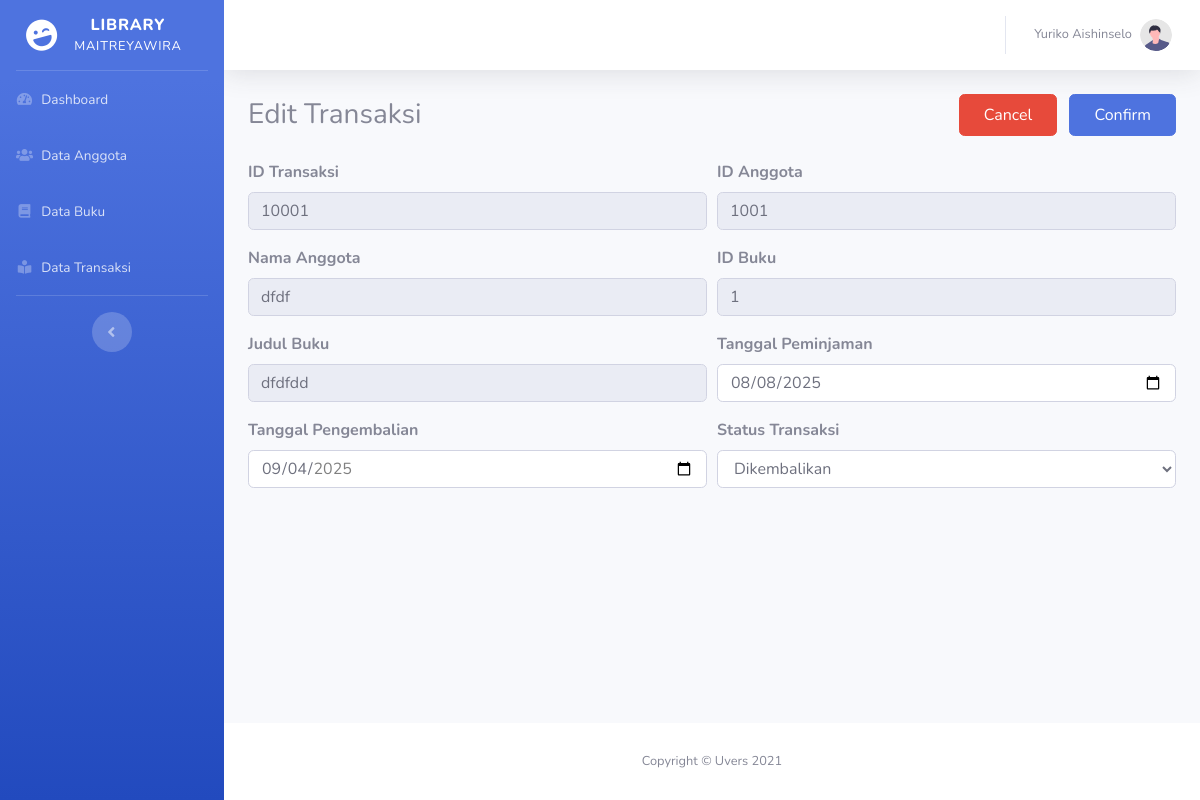
Page /index.php?page=editTransaksi&id=10001 on the committed database.
### tables this page shows
CREATE TABLE `tabel_transaksi` (
  `id_transaksi` int(11) NOT NULL,
  `tanggal_peminjaman` date NOT NULL,
  `id_buku` int(11) NOT NULL,
  `id_anggota` int(11) NOT NULL,
  `status_transaksi` varchar(16) NOT NULL,
  `tanggal_pengembalian` date DEFAULT NULL
);

CREATE TABLE `tabel_anggota` (
  `id_anggota` int(11) NOT NULL,
  `nama_anggota` varchar(64) NOT NULL,
  `kelas` int(10) NOT NULL,
  `tanggal_lahir` date NOT NULL,
  `jenis_kelamin` varchar(16) NOT NULL,
  `NIS` int(11) NOT NULL
);

CREATE TABLE `tabel_buku` (
  `id_buku` int(11) NOT NULL,
  `judul_buku` varchar(64) NOT NULL,
  `penulis_buku` varchar(64) NOT NULL,
  `penerbit_buku` varchar(64) NOT NULL,
  `tahun_terbit` int(11) NOT NULL,
  `nisn` int(11) NOT NULL,
  `stok_buku` int(11) NOT NULL
);

### Pages/Transaksi/editTransaksi.php (the view, shortened to what this page needs)
<?php
include "koneksi.php";
$id = $_GET['id'];
$sql = "SELECT * FROM tabel_transaksi t
        JOIN tabel_anggota a ON t.id_anggota = a.id_anggota
        JOIN tabel_buku b ON t.id_buku = b.id_buku
        WHERE t.id_transaksi='$id'";
$query = mysqli_query($db, $sql);
$data = mysqli_fetch_array($query);
?>
<form method="post" action="index.php?page=editTransaksiLogic" enctype="multipart/form-data">
    <div class="d-flex justify-content-between align-items-center mb-4">
        <h3 class="mb-0">Edit Transaksi</h3>
        <div>
            <a href="index.php?page=daftarTransaksi" class="btn btn-danger px-4 py-2 mr-2">Cancel</a>
            <input type="submit" name="proses" value="Confirm" class="btn btn-primary px-4 py-2">
        </div>
    </div>
    <div class="form-row">
        <div class="col-md-6 mb-3">
            <label><b>ID Transaksi</b></label>
            <input type="text" name="id_transaksi" class="form-control" value="<?= $data['id_transaksi'] ?>" readonly>
        </div>
        <div class="col-md-6 mb-3">
            <label><b>ID Anggota</b></label>
            <input type="number" class="form-control" value="<?= $data['id_anggota'] ?>" name="id_anggota" readonly>
        </div>
    </div>
    <div class="form-row">
        <div class="col-md-6 mb-3">
            <label><b>Nama Anggota</b></label>
            <input type="text" class="form-control" value="<?= $data['nama_anggota'] ?>" name="nama_anggota" readonly>
        </div>
        <div class="col-md-6 mb-3">
            <label><b>ID Buku</b></label>
            <input type="number" class="form-control" value="<?= $data['id_buku'] ?>" name="id_buku" readonly>
        </div>
    </div>
    <div class="form-row">
        <div class="col-md-6 mb-3">
            <label><b>Judul Buku</b></label>
            <input type="text" class="form-control" value="<?= $data['judul_buku'] ?>" name="judul_buku" readonly>
        </div>
        <div class="col-md-6 mb-3">
            <label><b>Tanggal Peminjaman</b></label>
            <input type="date" class="form-control" value="<?= $data['tanggal_peminjaman'] ?>" name="tanggal_peminjaman"
                max="<?= date('Y-m-d') ?>" required>
        </div>
    </div>
    <div class="form-row">
        <div class="col-md-6 mb-3">
            <label><b>Tanggal Pengembalian</b></label>
            <input type="date" class="form-control" id="tanggal_pengembalian" name="tanggal_pengembalian" value="<?= ($data['status_transaksi'] == 'Dikembalikan' && !empty($data['tanggal_pengembalian']))
                ? $data['tanggal_pengembalian']
                : '' ?>" min="<?= $data['tanggal_peminjaman'] ?>" max="<?= date('Y-m-d') ?>"
                <?= ($data['status_transaksi'] != 'Dikembalikan') ? 'disabled' : '' ?>>
        </div>
        <div class="col-md-6 mb-3">
            <label><b>Status Transaksi</b></label>
            <select name="status_transaksi" id="status_transaksi" class="form-control" required>
                <option value="Dikembalikan" <?= ($data['status_transaksi'] == "Dikembalikan") ? "selected" : "" ?>>
                    Dikembalikan</option>
            </select>
        </div>
    </div>
</form>

### rows in the picture
tabel_transaksi: id_transaksi "10001", id_anggota "1001", nama_anggota "dfdf", id_buku "1", judul_buku "dfdfdd", tanggal_peminjaman "08/08/2025", tanggal_pengembalian "09/04/2025", status_transaksi "Dikembalikan"
